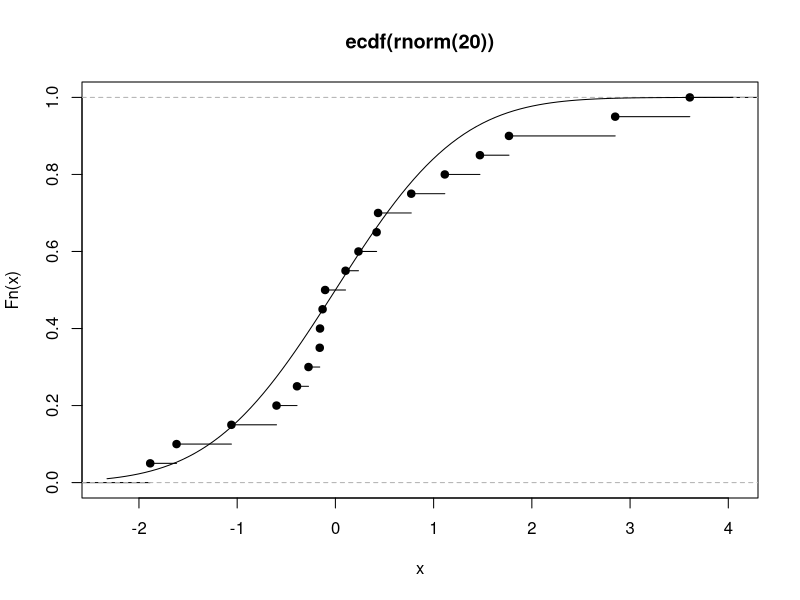
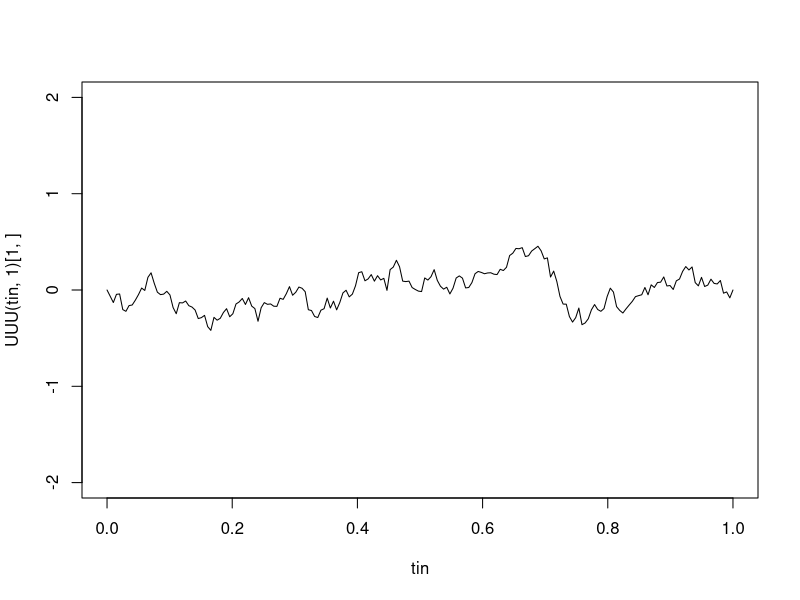

Generate these figures, in order, with R:
## ---- chunk 1
plot(ecdf(rnorm(20)))
curve(pnorm(x), add = TRUE)
## ---- chunk 2
library(mvtnorm)

UUU <- function(tt, n) {
    
    rmvnorm(n, mean = rep(0, length(tt)), 
            sigma = outer(tt, tt, function(s, t) pmin(s, t) - s * t))
    
}

tin <- seq(0, 1, length.out = 200)
plot(UUU(tin, 1)[1,] ~ tin, type = "l", ylim = c(-2, 2))
